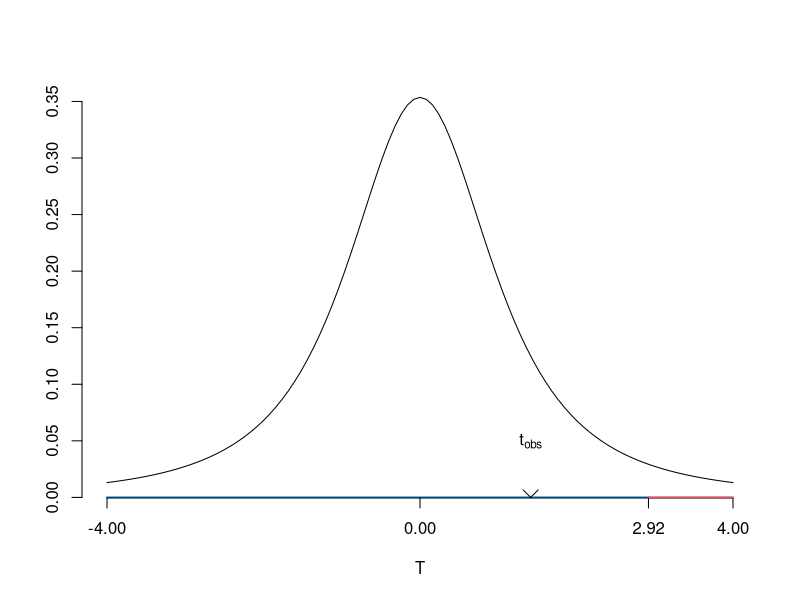

Source code (R):
## ---- chunk 1

x <- c(0:3)
y <- c(2,3.5,2.5,4)
n <- 4
b10 <- 0
h1 <- ">"
alpha <- 0.05

mx <- mean(x)
vx <- mean(x^2)-mean(x)^2
sx <- sqrt(vx)

my <- mean(y)
vy <- mean(y^2)-mean(y)^2
sy <- sqrt(vy)

co <- mean(x*y) - mx*my
r  <- co/sqrt(vy*vx)
b1 <- co/vx
b0 <- my - b1*mx

ys <- b0 + b1 * x
es <- y - ys
rg <- ys - my

sh2 <- vy*(1-r^2)
se2 <- (n/(n-2))*sh2 
vb0 <- se2 * (1/n+mx^2/(n*vx)) 
vb1 <- se2 / (n*vx) 

# H0: b1 = 0 H1: b1 != 0

t0oss <- (b0 - 0)/sqrt(vb0)
tobs <- (b1 - 0)/sqrt(vb1)
# t.025 <- qt(1-.025,n-2)
# t.005 <- qt(1-.005,n-2)

seh <- sqrt((1-r^2)*vy)
s <- sqrt(n/(n-2))*seh
se <- s/sqrt(n)
#tobs <- (b1h-b10)/se
if (h1==">") tc <- qt(1-alpha,n-2)
if (h1=="<") tc <- -qt(1-alpha,n-2)
if (h1=="\\neq") tc <- sign((b1-b10))*qt(1-alpha/2,n-2)
if (h1=="\\neq") alpha <- alpha/2
if (!exists("um")) um <- ""
## ---- chunk 2
H1 <- h1
if (h1=='\\neq') h1 <- ifelse(tc<0,"<",">")
## ---- chunk 3
if (H1 == ">") {R <- c(tc,4); A <- c(-4,tc)}
if (H1 == "<") {R <- c(-4,tc); A <- c(tc,4)}
if (H1 == "\\neq") {A <- c(-abs(tc),abs(tc)); R1 <- c(-4,-abs(tc)); R <- c(4,abs(tc))}
curve(dt(x,n-2),-4,4,axes=F,xlab="T",ylab="")

lines(A,c(0,0),lwd=2,col=4)
if (H1 == "\\neq") {
  lines(R1,c(0,0),lwd=2,col=2) 
  axis(1,c(-4,-tc,0,tc,4),round(c(-4,-tc,0,tc,4),3))
  } else axis(1,round(c(-4,4,0,tc),3))
lines(R,c(0,0),lwd=2,col=2)
points(tobs,0,pch=4,cex=2)
text(tobs,.05,expression(t[obs]))
axis(2)
